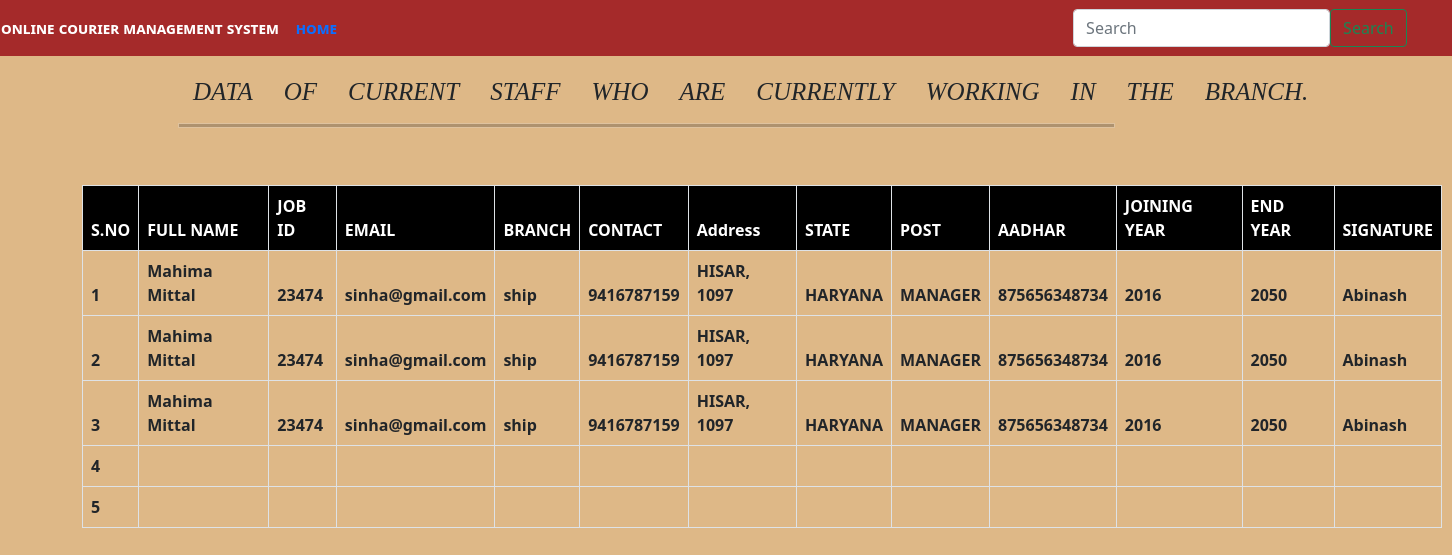
Page /oldstafflist.php on the committed database.
### tables this page shows
CREATE TABLE `staff` (
  `S.NO` int NOT NULL,
  `FullName` varchar(30) NOT NULL,
  `JOBID` varchar(10) NOT NULL,
  `EMAIL` varchar(30) NOT NULL,
  `BRANCH` varchar(20) NOT NULL,
  `CONTACT` varchar(10) NOT NULL,
  `ADDRESS` varchar(50) NOT NULL,
  `STATE` varchar(20) NOT NULL,
  `POST` varchar(20) NOT NULL,
  `AADHAR` varchar(12) NOT NULL,
  `JOININGYEAR` varchar(10) NOT NULL,
  `ENDYEAR` varchar(10) NOT NULL,
  `SIGNATURE` varchar(30) NOT NULL,
  `Status` varchar(20) NOT NULL
);

### oldstafflist.php (the view, shortened to what this page needs)
<!DOCTYPE html>
<html>
<head>
	<link href="https://cdn.jsdelivr.net/npm/bootstrap@5.1.3/dist/css/bootstrap.min.css" rel="stylesheet">
</head>
<body>
<nav class="navbar navbar-expand-lg navbar-light bg2">
      <li class="nav">
        <a class="">Online Courier Management System</a>
      </li>
          <a class="nav-link active" aria-current="page" href="home.php">Home</a>
    <form class="form-inline my-2 my-lg-0">
      <input class="form-control mr-sm-2" type="search" placeholder="Search" aria-label="Search">
      <button class="btn btn-outline-success my-2 my-sm-0" type="submit">Search</button>
    </form>
</nav>
<h2 class="bd1">DATA OF CURRENT STAFF WHO ARE CURRENTLY WORKING IN THE BRANCH.</h2>
<hr class="border"></hr>
	<div class="table">
	<table id="recordListing" class="table table-bordered">
			<thead>
				<tr style="background-color:black; color: white;">
					<th>S.NO</th>
					<th>FULL NAME</th>
					<th>JOB ID</th>
					<th>EMAIL</th>
          <th>BRANCH</th>
					<th>CONTACT</th>
          <th>Address</th>
					<th>STATE</th>
					<th>POST</th>
					<th>AADHAR</th>
					<th>JOINING YEAR</th>
					<th>END YEAR</th>
					<th>SIGNATURE</th>
				</tr>
        <?php
        include('db_connect.php');
        $result = mysqli_query($connection,"SELECT * FROM staff");
        while($rows=$result->fetch_assoc())
        {
        ?>
      <tr>
          <th><?php echo $rows['S.NO'];?></th>
          <th><?php echo $rows['FullName'];?></th>
          <th><?php echo $rows['JOBID'];?></th>
          <th><?php echo $rows['EMAIL'];?></th>
          <th><?php echo $rows['BRANCH'];?></th>
          <th><?php echo $rows['CONTACT'];?></th>
          <th><?php echo $rows['ADDRESS'];?></th>
          <th><?php echo $rows['STATE'];?></th>
          <th><?php echo $rows['POST'];?></th>
          <th><?php echo $rows['AADHAR'];?></th>
          <th><?php echo $rows['JOININGYEAR'];?></th>
          <th><?php echo $rows['ENDYEAR'];?></th>
          <th><?php echo $rows['SIGNATURE'];?></th>
      </tr>
      <?php
      }
      ?>
			</thead>
		</table>
	</div>
	</body>
</html>

### oldstafflist.php (style rules this page uses)
body { background-color: burlywood; }
.table { margin-top: 57px; width: 85rem; margin-left: 41px; }
hr:not([size]) { height: 5px; width: 937px; margin-left: 178px; }
.bg2 { --bs-bg-opacity: 51; background-color: brown; }
a { color: white; text-decoration: none; font-variant: all-small-caps; margin-left: 1px; font-weight: bold; }
.my-lg-0 { margin-top: 0!important; margin-bottom: 0!important; display: inherit; margin-left: 45rem; }
.h2, h2 { font-size: 25PX; margin-left: 193px; font-family: emoji; font-style: oblique; margin-top: 21px; }

### rows in the picture
staff: NO "1", FullName "Mahima Mittal", JOBID "23474", EMAIL "sinha@gmail.com", BRANCH "ship", CONTACT "9416787159", ADDRESS "HISAR, 1097", STATE "HARYANA", POST "MANAGER", AADHAR "875656348734", JOININGYEAR "2016", ENDYEAR "2050", SIGNATURE "Abinash"
staff: NO "2", FullName "Mahima Mittal", JOBID "23474", EMAIL "sinha@gmail.com", BRANCH "ship", CONTACT "9416787159", ADDRESS "HISAR, 1097", STATE "HARYANA", POST "MANAGER", AADHAR "875656348734", JOININGYEAR "2016", ENDYEAR "2050", SIGNATURE "Abinash"
staff: NO "3", FullName "Mahima Mittal", JOBID "23474", EMAIL "sinha@gmail.com", BRANCH "ship", CONTACT "9416787159", ADDRESS "HISAR, 1097", STATE "HARYANA", POST "MANAGER", AADHAR "875656348734", JOININGYEAR "2016", ENDYEAR "2050", SIGNATURE "Abinash"
staff: NO "4"
staff: NO "5"
